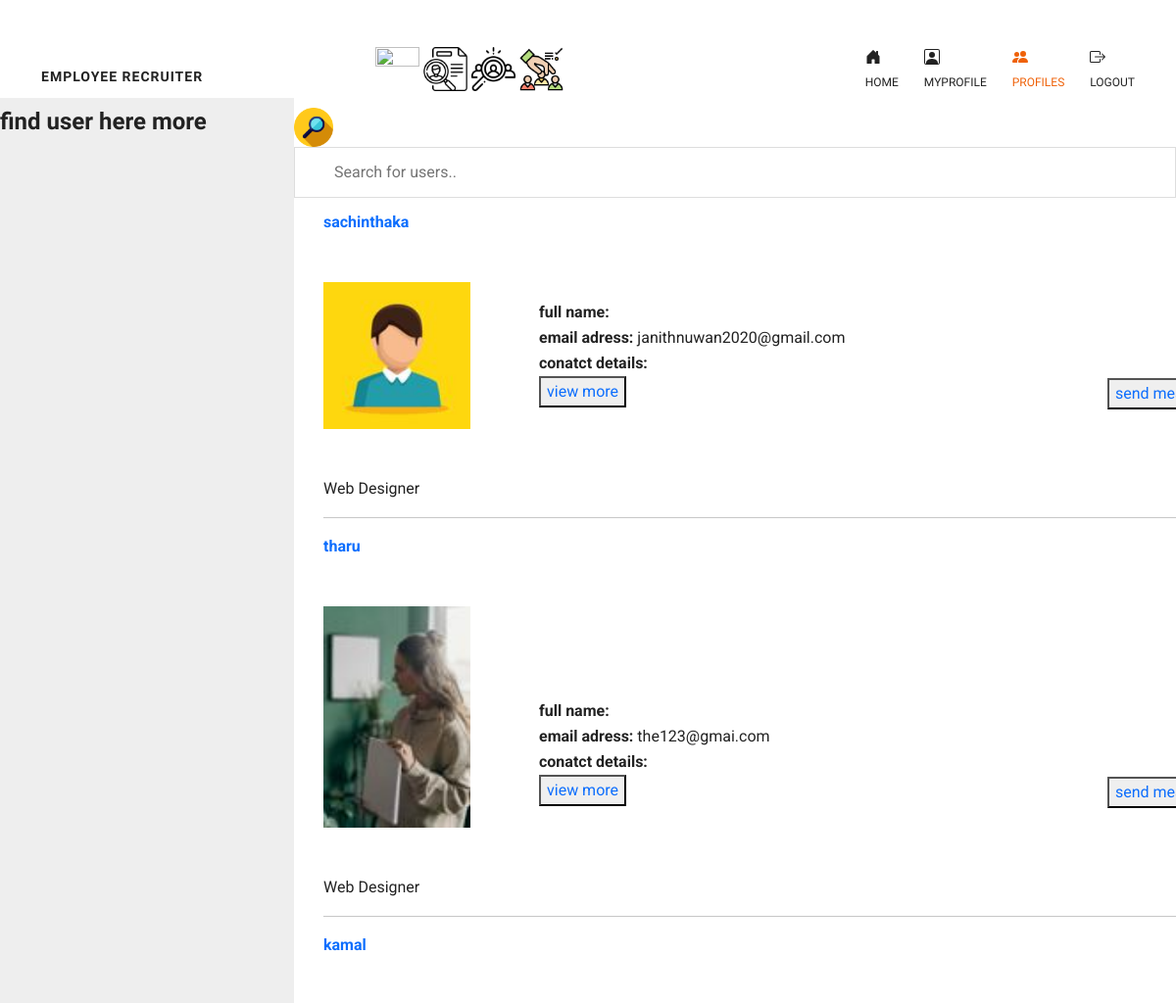
The page /profiles (upper part) on the database as committed earlier.
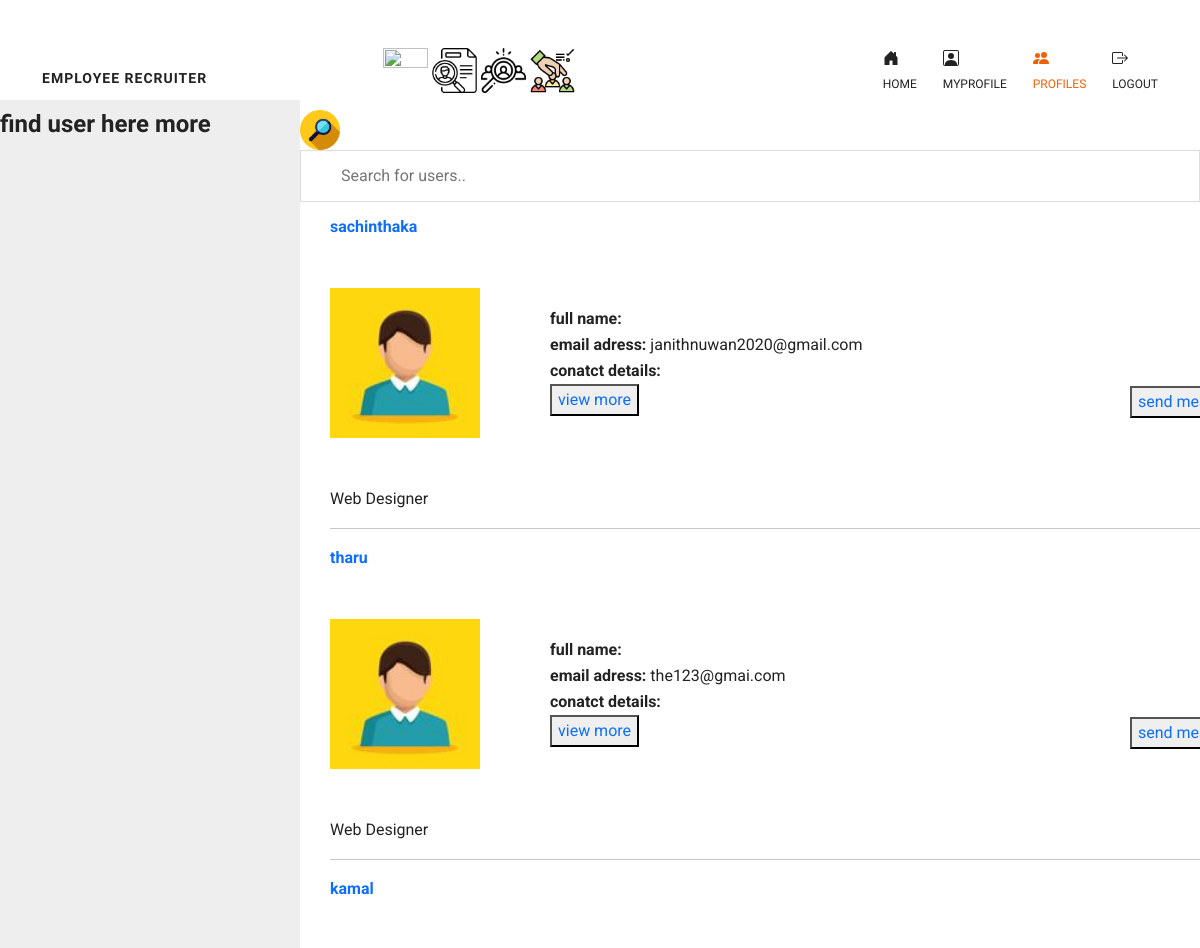
The same page on the database as committed later.
### app.py (models this page shows, shortened)
class User(UserMixin, db.Model):
    id = db.Column(db.Integer, primary_key=True)
    username = db.Column(db.String(15),unique=True)
    email = db.Column(db.String(50),unique=True)
    password = db.Column(db.String(80))
    image_file = db.Column(db.String(20), nullable=False, default="download.jpg")
    phonenumber = db.Column(db.String(50),unique=True)
    address = db.Column(db.String(50),unique=True)
    usertype = db.Column(db.String(50),unique=True)
    messages_sent = db.relationship(
        'Message',
        foreign_keys='Message.sender_id',
        backref='author',
        lazy='dynamic')
    messages_received = db.relationship(
        'Message',
        foreign_keys='Message.recipient_id',
        backref='recipient',
        lazy='dynamic')
    last_message_read_time = db.Column(db.DateTime)

### app.py (the view)
@app.route('/profiles')
def profiles():
    users = User.query.all()
    page = request.args.get('page', 1, type=int)
    users = User.query.paginate(page=page, per_page=ROWS_PER_PAGE)
    return render_template('profile.html',users=users)

### templates/profile.html (shortened to what this page needs)
{% extends "base.html"%}
{%block content%}
<header class="header-content">
  <nav class="navbar navbar-expand-lg navbar-light">
     <div class="container">
      <a class="navbar-brand logo" href="#">Employee recruiter</a>
        <div class="collapse navbar-collapse" id="navbarCollapse">
          <div class="stikers " style="padding:10px; margin-left:150px;">
            <img src="static\img\recruitment.png" width="45px" height="45px">
            <img src="static\img\headhunting.png" width="45px" height="45px">
            <img src="static\img\recruitment(1).png" width="45px" height="45px">
            <img src="static\img\recruitment(2).png" width="45px" height="45px">
            </div>
           <ul class="navbar-nav main">
              <li class="nav-item">
                 <a href="{{ url_for('index') }}" class="nav-link"> <br>Home</a>
              </li>
              <li class="nav-item">
               <a href="{{ url_for('Myprofile') }}" class="nav-link "><br>MyProfile</a>
            </li>
          <li class="nav-item">
           <a href="{{ url_for('profiles') }}" class="nav-link active"><br>Profiles</a>
        </li>
        <li class="nav-item">
          <a href="{{ url_for('logout') }}" class="nav-link"><br>Logout</a>
       </li>
       </ul>
        </div>
     </div>
  </nav>
</header>
<div class="split left">
    <h4>find user here more</h4>
  </head>
  <body>
  </body>
  </html>
<div class="split right" >
  <div class="im">
    <img src="\static\img\search.png" width="40px" height="40px">
  </div>
  <input type="text"  id="myInput" onkeyup="myFunction()" placeholder="Search for users.." title="Type in a name">
  <ul id="myUl">
    {% for user in users.items %}
    {% if user.usertype=="user as applicant" %}
    <li>
      <div class="row g-0" style="margin-left:30px;">
      <b><a href="{{url_for('view', username=user.username)}}">{{user.username}}</a></b>
        <img src="static\profilepic\{{user.image_file}}  "
      alt="Avatar" class="img-fluid my-5" style="width: 150px; align-items: center;" />
      <div class="de" style="margin-left:200px; padding:20px ; margin-top:-200px;">
         <b>full name:</b> <br>
        <b>email adress:</b> {{user.email}}<br>
        <b>conatct details:</b><br>
    <button><a href="{{url_for('view', username=user.username)}}">view more</a></button>
      </div>
      <div class="me" style="margin-left:800px; margin-top: -100px;"> <button><a href="{{url_for('send_message', recipient=user.username)}}">send message</a></button></div>
        <p>Web Designer</p>
        <hr>
      </div>
    </li>
     {% endif %}
    {% endfor %}
  </ul>
</div>
{% endblock content%}

Rows that differ between the two databases and show on the page:
changed User "tharu": image_file: a different picture
